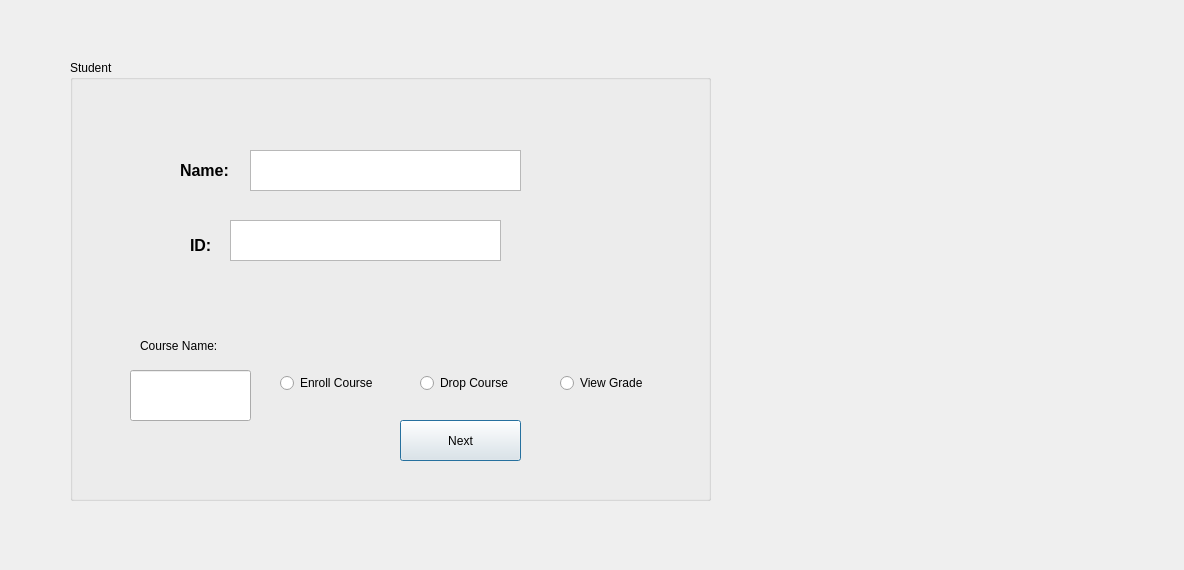
<?xml version="1.0" encoding="UTF-8"?>
<ui version="4.0">
 <class>student</class>
 <widget class="QDialog" name="student">
  <property name="geometry">
   <rect>
    <x>0</x>
    <y>0</y>
    <width>1184</width>
    <height>570</height>
   </rect>
  </property>
  <property name="windowTitle">
   <string>Dialog</string>
  </property>
  <widget class="QGroupBox" name="groupBox">
   <property name="geometry">
    <rect>
     <x>70</x>
     <y>60</y>
     <width>641</width>
     <height>441</height>
    </rect>
   </property>
   <property name="title">
    <string>Student</string>
   </property>
   <widget class="QLabel" name="nameLabel">
    <property name="geometry">
     <rect>
      <x>110</x>
      <y>100</y>
      <width>63</width>
      <height>20</height>
     </rect>
    </property>
    <property name="font">
     <font>
      <pointsize>12</pointsize>
      <bold>true</bold>
     </font>
    </property>
    <property name="text">
     <string>Name: </string>
    </property>
   </widget>
   <widget class="QLabel" name="idLabel">
    <property name="geometry">
     <rect>
      <x>120</x>
      <y>170</y>
      <width>51</width>
      <height>31</height>
     </rect>
    </property>
    <property name="font">
     <font>
      <pointsize>12</pointsize>
      <bold>true</bold>
     </font>
    </property>
    <property name="text">
     <string>ID:</string>
    </property>
   </widget>
   <widget class="QTextBrowser" name="textBrowser">
    <property name="geometry">
     <rect>
      <x>180</x>
      <y>90</y>
      <width>271</width>
      <height>41</height>
     </rect>
    </property>
   </widget>
   <widget class="QTextBrowser" name="textBrowser_2">
    <property name="geometry">
     <rect>
      <x>160</x>
      <y>160</y>
      <width>271</width>
      <height>41</height>
     </rect>
    </property>
   </widget>
   <widget class="QLineEdit" name="coursName">
    <property name="geometry">
     <rect>
      <x>60</x>
      <y>310</y>
      <width>121</width>
      <height>51</height>
     </rect>
    </property>
   </widget>
   <widget class="QLabel" name="CourseNameLabel">
    <property name="geometry">
     <rect>
      <x>70</x>
      <y>270</y>
      <width>101</width>
      <height>31</height>
     </rect>
    </property>
    <property name="text">
     <string>Course Name:</string>
    </property>
   </widget>
   <widget class="QRadioButton" name="enroll">
    <property name="geometry">
     <rect>
      <x>210</x>
      <y>310</y>
      <width>112</width>
      <height>26</height>
     </rect>
    </property>
    <property name="text">
     <string>Enroll Course</string>
    </property>
   </widget>
   <widget class="QRadioButton" name="drop">
    <property name="geometry">
     <rect>
      <x>350</x>
      <y>310</y>
      <width>112</width>
      <height>26</height>
     </rect>
    </property>
    <property name="text">
     <string>Drop Course</string>
    </property>
   </widget>
   <widget class="QRadioButton" name="viewGrade">
    <property name="geometry">
     <rect>
      <x>490</x>
      <y>310</y>
      <width>112</width>
      <height>26</height>
     </rect>
    </property>
    <property name="text">
     <string>View Grade</string>
    </property>
   </widget>
   <widget class="QPushButton" name="next">
    <property name="geometry">
     <rect>
      <x>330</x>
      <y>360</y>
      <width>121</width>
      <height>41</height>
     </rect>
    </property>
    <property name="text">
     <string>Next</string>
    </property>
   </widget>
  </widget>
 </widget>
 <resources/>
 <connections/>
</ui>
